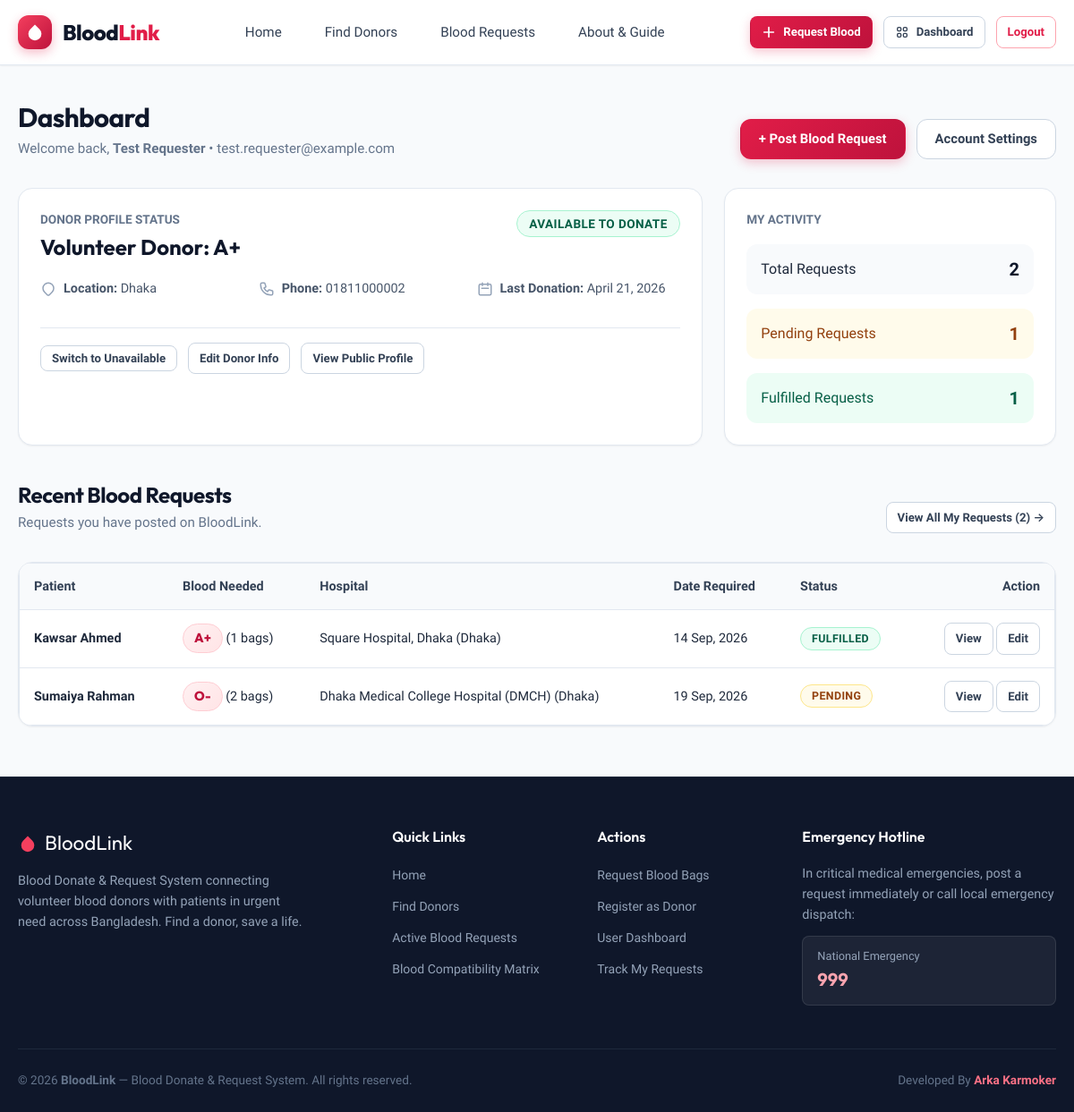
The page /dashboard/ (signed in) on the database its author committed.
### blood_app/models.py (models this page shows, shortened)
class DonorProfile(models.Model):
    user = models.OneToOneField(User, on_delete=models.CASCADE, related_name='donor_profile')
    phone = models.CharField(max_length=20)
    blood_group = models.CharField(max_length=5, choices=BLOOD_GROUP_CHOICES)
    location = models.CharField(max_length=100, help_text="City, District, or Area (e.g., Dhaka, Tangail, Chittagong)")
    address = models.CharField(max_length=255, blank=True, help_text="Detailed address or preferred donation zone")
    date_of_birth = models.DateField(null=True, blank=True)
    profile_picture = models.ImageField(upload_to='donors/', blank=True, null=True)
    last_donation_date = models.DateField(null=True, blank=True)
    is_available = models.BooleanField(default=True, verbose_name="Available for Donation")
    description = models.TextField(blank=True, help_text="Short bio, experience, or donor notes")
    created_at = models.DateTimeField(auto_now_add=True)
    updated_at = models.DateTimeField(auto_now=True)
    class Meta:
        ordering = ['-is_available', '-updated_at']
        verbose_name = 'Donor Profile'
        verbose_name_plural = 'Donor Profiles'

class BloodRequest(models.Model):
    URGENCY_CHOICES = [
        ('Normal', 'Normal'),
        ('Urgent', 'Urgent'),
        ('Critical', 'Critical (Emergency)'),
    ]
    STATUS_CHOICES = [
        ('Pending', 'Pending'),
        ('Fulfilled', 'Fulfilled'),
        ('Cancelled', 'Cancelled'),
    ]
    requester = models.ForeignKey(User, on_delete=models.CASCADE, related_name='blood_requests')
    patient_name = models.CharField(max_length=100)
    blood_group = models.CharField(max_length=5, choices=BLOOD_GROUP_CHOICES)
    hospital_name = models.CharField(max_length=150)
    location = models.CharField(max_length=100, help_text="City, District, or Area")
    hospital_address = models.CharField(max_length=255, blank=True)
    required_date = models.DateField()
    bags_required = models.PositiveIntegerField(default=1)
    contact_number = models.CharField(max_length=20)
    reason = models.TextField(help_text="Condition / reason for blood requirement")
    urgency = models.CharField(max_length=10, choices=URGENCY_CHOICES, default='Normal')
    status = models.CharField(max_length=15, choices=STATUS_CHOICES, default='Pending')
    created_at = models.DateTimeField(auto_now_add=True)
    updated_at = models.DateTimeField(auto_now=True)
    class Meta:
        ordering = ['-created_at']
        verbose_name = 'Blood Request'
        verbose_name_plural = 'Blood Requests'

### blood_app/views.py (the view)
# urls.py: path('dashboard/', views.dashboard_view, name='dashboard'),
@login_required
def dashboard_view(request):
    user = request.user
    donor_profile = getattr(user, 'donor_profile', None)
    my_requests = BloodRequest.objects.filter(requester=user).order_by('-created_at')
    requests_count = my_requests.count()
    pending_count = my_requests.filter(status='Pending').count()
    fulfilled_count = my_requests.filter(status='Fulfilled').count()
    context = {
        'user': user,
        'donor_profile': donor_profile,
        'my_requests': my_requests[:5],
        'total_my_requests': requests_count,
        'pending_count': pending_count,
        'fulfilled_count': fulfilled_count,
    }
    return render(request, 'blood_app/dashboard.html', context)

### templates/blood_app/dashboard.html (shortened to what this page needs)
{% extends 'base.html' %}
{% load static %}
{% block content %}
<div class="container" style="padding-top: 2.5rem;">
  <div class="section-header">
    <div>
      <h1 class="section-title">Dashboard</h1>
      <p class="section-subtitle">
        Welcome back, <strong>{{ user.get_full_name|default:user.username }}</strong> &bull; {{ user.email }}
      </p>
    </div>
    <div style="display: flex; gap: 0.75rem;">
      <a href="{% url 'blood_app:request_create' %}" class="btn btn-primary">
        + Post Blood Request
      </a>
      <a href="{% url 'blood_app:profile' %}" class="btn btn-secondary">
        Account Settings
      </a>
    </div>
  </div>
  <div class="grid-3" style="margin-bottom: 2.5rem;">
    <div class="card" style="grid-column: span 2;">
      <div class="card-body">
        {% if donor_profile %}
          <div style="display: flex; justify-content: space-between; align-items: flex-start; flex-wrap: wrap; gap: 1rem; margin-bottom: 1.25rem;">
            <div>
              <div style="font-size: 0.85rem; color: var(--slate-500); font-weight: 600; text-transform: uppercase;">DONOR PROFILE STATUS</div>
              <h2 style="font-size: 1.5rem; margin-top: 0.25rem;">
                Volunteer Donor: {{ donor_profile.blood_group }}
              </h2>
            </div>
            <div>
              {% if donor_profile.is_available %}
                <span class="badge badge-available" style="font-size: 0.85rem; padding: 0.35rem 0.85rem;">Available to Donate</span>
              {% else %}
                <span class="badge badge-unavailable" style="font-size: 0.85rem; padding: 0.35rem 0.85rem;">Currently Unavailable</span>
              {% endif %}
            </div>
          </div>
          <div style="display: grid; grid-template-columns: repeat(auto-fit, minmax(180px, 1fr)); gap: 1rem; margin-bottom: 1.5rem;">
            <div class="info-item">
              <svg width="18" height="18" fill="none" stroke="currentColor" stroke-width="2" viewBox="0 0 24 24">
                <path stroke-linecap="round" stroke-linejoin="round" d="M17.657 16.657L13.414 20.9a1.998 1.998 0 01-2.827 0l-4.244-4.243a8 8 0 1111.314 0z"/>
              </svg>
              <span><strong>Location:</strong> {{ donor_profile.location }}</span>
            </div>
            <div class="info-item">
              <span><strong>Phone:</strong> {{ donor_profile.phone }}</span>
            </div>
            <div class="info-item">
              <svg width="18" height="18" fill="none" stroke="currentColor" stroke-width="2" viewBox="0 0 24 24">
                <path stroke-linecap="round" stroke-linejoin="round" d="M8 7V3m8 4V3m-9 8h10M5 21h14a2 2 0 002-2V7a2 2 0 00-2-2H5a2 2 0 00-2 2v12a2 2 0 002 2z"/>
              </svg>
              <span><strong>Last Donation:</strong> {{ donor_profile.last_donation_date|default:"None recorded" }}</span>
            </div>
          </div>
          <div style="display: flex; gap: 0.75rem; flex-wrap: wrap; align-items: center; pt-3; border-top: 1px solid var(--slate-200); padding-top: 1rem;">
            <form method="POST" action="{% url 'blood_app:donor_toggle_availability' %}" style="display: inline;">
              <button type="submit" class="btn btn-sm {% if donor_profile.is_available %}btn-secondary{% else %}btn-success{% endif %}">
                {% if donor_profile.is_available %}Switch to Unavailable{% else %}Switch to Available{% endif %}
              </button>
            </form>
            <a href="{% url 'blood_app:donor_edit' %}" class="btn btn-secondary btn-sm">Edit Donor Info</a>
            <a href="{% url 'blood_app:donor_detail' donor_profile.pk %}" class="btn btn-secondary btn-sm">View Public Profile</a>
          </div>
        {% endif %}
      </div>
    </div>
    <div class="card">
      <div class="card-body">
        <div style="font-size: 0.85rem; color: var(--slate-500); font-weight: 600; text-transform: uppercase; margin-bottom: 1rem;">
          MY ACTIVITY
        </div>
        <div style="display: flex; flex-direction: column; gap: 1rem;">
          <div style="display: flex; justify-content: space-between; align-items: center; padding: 0.75rem 1rem; background: var(--slate-50); border-radius: var(--radius-md);">
            <span style="font-weight: 500;">Total Requests</span>
            <span style="font-size: 1.25rem; font-weight: 700; color: var(--slate-900);">{{ total_my_requests }}</span>
          </div>
          <div style="display: flex; justify-content: space-between; align-items: center; padding: 0.75rem 1rem; background: var(--warning-bg); border-radius: var(--radius-md);">
            <span style="font-weight: 500; color: var(--warning-text);">Pending Requests</span>
            <span style="font-size: 1.25rem; font-weight: 700; color: var(--warning-text);">{{ pending_count }}</span>
          </div>
          <div style="display: flex; justify-content: space-between; align-items: center; padding: 0.75rem 1rem; background: var(--success-bg); border-radius: var(--radius-md);">
            <span style="font-weight: 500; color: var(--success-text);">Fulfilled Requests</span>
            <span style="font-size: 1.25rem; font-weight: 700; color: var(--success-text);">{{ fulfilled_count }}</span>
          </div>
        </div>
      </div>
    </div>
  </div>
  <div class="section-header">
    <div>
      <h2 class="section-title" style="font-size: 1.5rem;">Recent Blood Requests</h2>
      <p class="section-subtitle">Requests you have posted on BloodLink.</p>
    </div>
    <a href="{% url 'blood_app:my_requests' %}" class="btn btn-secondary btn-sm">
      View All My Requests ({{ total_my_requests }}) &rarr;
    </a>
  </div>
  {% if my_requests %}
    <div style="background: white; border-radius: var(--radius-lg); border: 1px solid var(--slate-200); box-shadow: var(--shadow-sm); overflow: hidden;">
      <div class="table-responsive">
        <table class="data-table">
          <thead>
            <tr>
              <th>Patient</th>
              <th>Blood Needed</th>
              <th>Hospital</th>
              <th>Date Required</th>
              <th>Status</th>
              <th style="text-align: right;">Action</th>
            </tr>
          </thead>
          <tbody>
            {% for req in my_requests %}
              <tr>
                <td><strong>{{ req.patient_name }}</strong></td>
                <td><span class="blood-pill">{{ req.blood_group }}</span> ({{ req.bags_required }} bags)</td>
                <td>{{ req.hospital_name }} ({{ req.location }})</td>
                <td>{{ req.required_date|date:"d M, Y" }}</td>
                <td>
                  {% if req.status == 'Fulfilled' %}
                    <span class="badge badge-fulfilled">Fulfilled</span>
                  {% elif req.status == 'Cancelled' %}
                    <span class="badge badge-cancelled">Cancelled</span>
                  {% else %}
                    <span class="badge badge-pending">Pending</span>
                  {% endif %}
                </td>
                <td style="text-align: right;">
                  <a href="{% url 'blood_app:request_detail' req.pk %}" class="btn btn-secondary btn-sm">View</a>
                  <a href="{% url 'blood_app:request_edit' req.pk %}" class="btn btn-secondary btn-sm">Edit</a>
                </td>
              </tr>
            {% endfor %}
          </tbody>
        </table>
      </div>
    </div>
  {% endif %}
</div>
{% endblock %}

### rows shown on the page
DonorProfile: blood_group "A+", location "Dhaka", phone "01811000002", last_donation_date "April 21, 2026"
BloodRequest: patient_name "Kawsar Ahmed", blood_group "A+", bags_required "1", hospital_name "Square Hospital, Dhaka", location "Dhaka", required_date "14 Sep, 2026", status "FULFILLED"
BloodRequest: patient_name "Sumaiya Rahman", blood_group "O-", bags_required "2", hospital_name "Dhaka Medical College Hospital (DMCH)", location "Dhaka", required_date "19 Sep, 2026", status "PENDING"

### other values the page prints
{{ user.get_full_name|default:user.username }} "Test Requester"
{{ user.email }} "test.requester@example.com"
{{ total_my_requests }} "2"
{{ pending_count }} "1"
{{ fulfilled_count }} "1"
